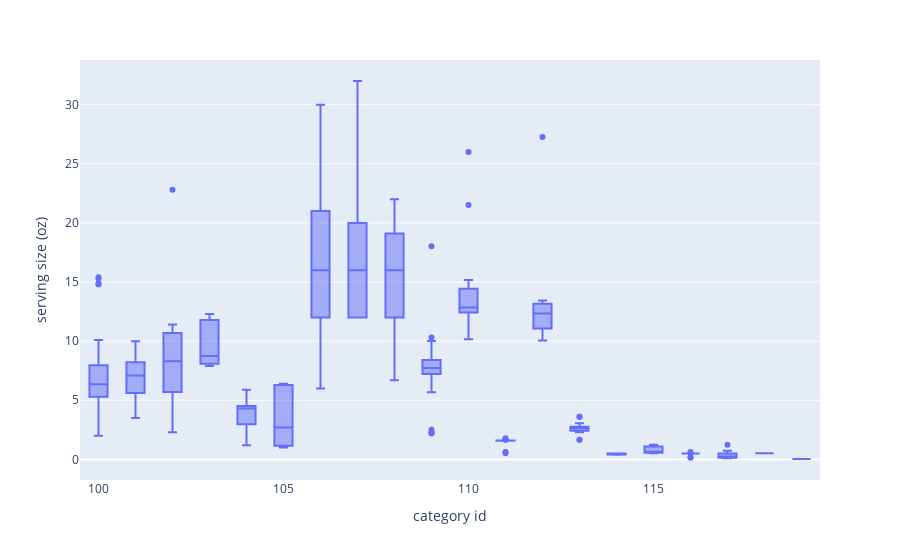

Notebook code for this chart:
### Code cell
fig = px.box(df, x='category id', y='serving size (oz)')
fig.show()

### Figure 1 — Plotly figure (JSON) as saved in the notebook; plotly's stock layout.template omitted (floating-point values rounded to 4 significant figures; data arrays with more than 128 entries replaced by an {"elided": "..."} marker saying what was removed)
{"data": [{"alignmentgroup": "True", "hovertemplate": "category id=%{x}<br>serving size (oz)=%{y}<extra></extra>", "legendgroup": "", "marker": {"color": "#636efa"}, "name": "", "notched": false, "offsetgroup": "", "orientation": "v", "showlegend": false, "type": "box", "x": {"elided": "750 int values"}, "x0": " ", "xaxis": "x", "y": {"elided": "750 float values"}, "y0": " ", "yaxis": "y"}], "layout": {"boxmode": "group", "legend": {"tracegroupgap": 0}, "margin": {"t": 60}, "xaxis": {"anchor": "y", "domain": [0, 1], "title": {"text": "category id"}}, "yaxis": {"anchor": "x", "domain": [0, 1], "title": {"text": "serving size (oz)"}}}}
